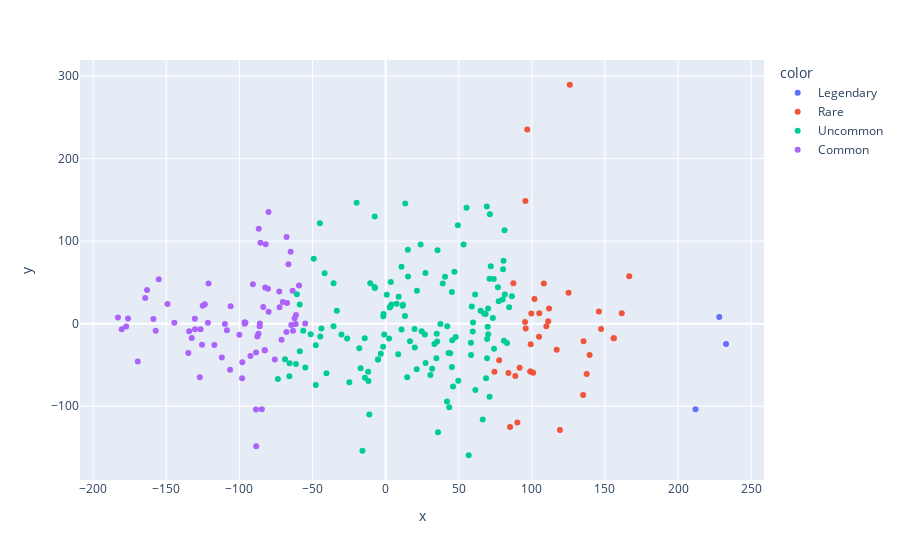

Notebook source saved alongside this figure:
### Markdown cell above
## PCA

### Code cell
from sklearn.decomposition import PCA
import matplotlib.pyplot as plt

pca = PCA(n_components=2, svd_solver='auto')
pca_result = pca.fit_transform(df[['HP', 'Atk', 'Def', 'SA', 'SD', 'Spd']])
#display(df)

fig = plt.figure(figsize=(14, 8))
x_ = list(pca_result[:,0])
y_ = list(pca_result[:,1])
# x and y given as array_like objects
import plotly.express as px
fig = px.scatter(df[['HP', 'Atk', 'Def', 'SA', 'SD', 'Spd']], x=x_, y=y_, color=df[['Rating']])
#fig.update_traces(textfont_size=22)
fig.show()

### Figure 1 — Plotly figure (JSON) as saved in the notebook; plotly's stock layout.template omitted (floating-point values rounded to 4 significant figures; data arrays with more than 128 entries replaced by an {"elided": "..."} marker saying what was removed)
{"data": [{"hovertemplate": "color=Legendary<br>x=%{x}<br>y=%{y}<extra></extra>", "legendgroup": "Legendary", "marker": {"color": "#636efa", "symbol": "circle"}, "mode": "markers", "name": "Legendary", "orientation": "v", "showlegend": true, "type": "scatter", "x": [232.8, 228.2, 211.9], "xaxis": "x", "y": [-24.71, 8.004, -103.8], "yaxis": "y"}, {"hovertemplate": "color=Rare<br>x=%{x}<br>y=%{y}<extra></extra>", "legendgroup": "Rare", "marker": {"color": "#EF553B", "symbol": "circle"}, "mode": "markers", "name": "Rare", "orientation": "v", "showlegend": true, "type": "scatter", "x": [156.0, 161.5, 156.0, 166.6, 147.4, 135.4, 139.5, 135.1, 145.9, 137.5, 117.0, 119.2, 111.8, 109.9, 125.1, 91.65, 111.2, 99.0, 99.0, 105.1, 101.8, 95.6, 90.08, 104.9, 85.11, 99.66, 108.2, 100.9, 99.21, 95.78, 83.99, 74.43, 95.33, 88.69, 96.85, 87.39, 77.66, 126.0], "xaxis": "x", "y": [-17.71, 12.59, -17.71, 57.48, -6.366, -21.31, -38.02, -86.53, 14.82, -60.9, -31.65, -128.8, 18.31, -3.167, 37.29, -53.36, 2.787, -58.07, -58.07, 12.72, 29.81, 148.5, -119.6, -15.97, -125.1, 12.41, 48.61, -59.42, -25.06, -6.019, -59.7, -58.21, 1.888, -63.44, 235.3, 48.94, -44.3, 289.4], "yaxis": "y"}, {"hovertemplate": "color=Uncommon<br>x=%{x}<br>y=%{y}<extra></extra>", "legendgroup": "Uncommon", "marker": {"color": "#00cc96", "symbol": "circle"}, "mode": "markers", "name": "Uncommon", "orientation": "v", "showlegend": true, "type": "scatter", "x": {"elided": "136 float values"}, "xaxis": "x", "y": {"elided": "136 float values"}, "yaxis": "y"}, {"hovertemplate": "color=Common<br>x=%{x}<br>y=%{y}<extra></extra>", "legendgroup": "Common", "marker": {"color": "#ab63fa", "symbol": "circle"}, "mode": "markers", "name": "Common", "orientation": "v", "showlegend": true, "type": "scatter", "x": [-55.0, -64.52, -63.59, -59.22, -67.77, -63.34, -61.31, -61.49, -64.95, -72.52, -75.77, -62.27, -71.15, -67.81, -67.38, -66.45, -70.32, -72.72, -88.49, -86.15, -88.67, -82.67, -82.67, -80.42, -87.71, -82.03, -84.63, -80.0, -86.94, -86.01, -80.09, -83.69, -98.14, -97.99, -92.43, -85.61, -82.37, -88.61, -96.41, -106.4, -86.76, -95.87, -96.44, -90.78, -100.0, -106.0, -109.9, -108.5, -127.1, -112.0, -117.1, -125.5, -132.6, -130.4, -126.5, -125.1, -121.5, -134.9, -123.6, -130.5, -121.1, -134.3, -144.5, -149.2, -157.3, -158.8, -155.2, -164.4, -163.1, -169.5, -180.5, -176.2, -177.4, -183.1], "xaxis": "x", "y": [0.2017, -1.652, 40.0, 46.11, 105.0, -8.746, 10.34, -0.4004, 87.06, 19.85, -43.46, 6.674, -19.5, -10.24, 25.04, 72.03, 26.22, 38.9, -148.6, -3.226, -103.9, -32.28, -32.28, 42.4, -15.59, 96.23, -103.7, 14.53, -12.29, 0.1328, 135.3, 20.25, -66.27, -46.78, -39.3, 97.94, 43.88, -35.0, 1.639, -55.8, 114.9, 1.008, -0.2511, 47.83, -13.35, 20.98, -0.404, -8.061, -64.81, -40.9, -26.0, -25.56, -17.33, -6.678, -6.911, 21.55, 1.073, -35.49, 23.36, 6.04, 48.49, -9.096, 1.16, 23.95, -8.748, 5.688, 53.7, 31.01, 40.83, -45.9, -6.68, 6.354, -3.467, 7.487], "yaxis": "y"}], "layout": {"legend": {"title": {"text": "color"}, "tracegroupgap": 0}, "margin": {"t": 60}, "xaxis": {"anchor": "y", "domain": [0, 1], "title": {"text": "x"}}, "yaxis": {"anchor": "x", "domain": [0, 1], "title": {"text": "y"}}}}
